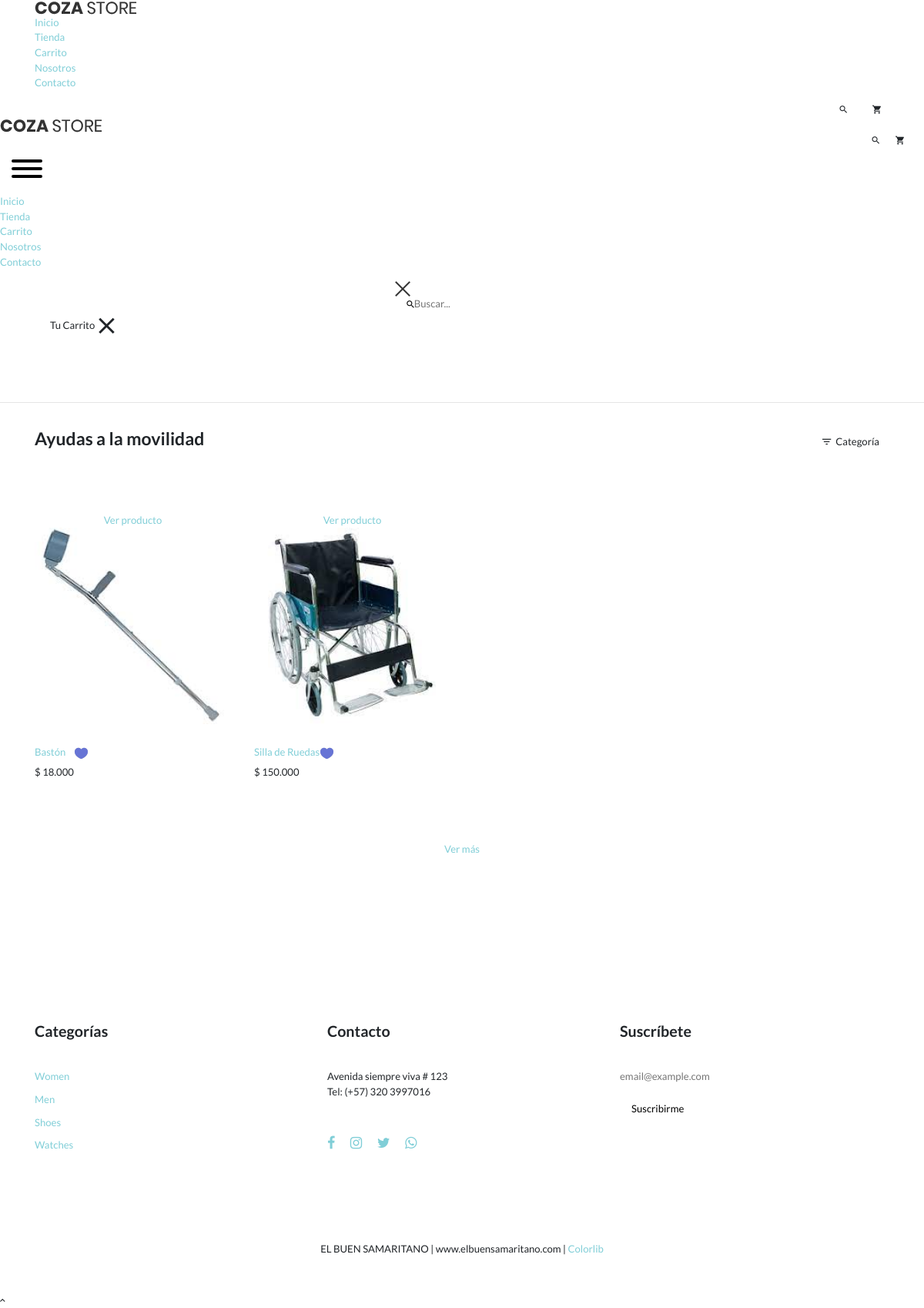
Page /tienda/categoria/2/ayudas-a-la-movilidad on the committed database.
### tables this page shows
CREATE TABLE `producto` (
  `idproducto` bigint(20) NOT NULL AUTO_INCREMENT PRIMARY KEY,
  `categoriaid` bigint(20) NOT NULL,
  `codigo` varchar(30) NOT NULL,
  `nombre` varchar(255) NOT NULL,
  `descripcion` text NOT NULL,
  `precio` bigint(20) NOT NULL,
  `stock` int(11) NOT NULL,
  `imagen` varchar(100) NOT NULL,
  `datecreated` datetime NOT NULL DEFAULT current_timestamp(),
  `ruta` varchar(255) NOT NULL,
  `status` int(11) NOT NULL DEFAULT 1
);

CREATE TABLE `empresa` (
  `idempresa` bigint(20) NOT NULL AUTO_INCREMENT PRIMARY KEY,
  `direccion` varchar(100) NOT NULL,
  `telefono` varchar(100) NOT NULL,
  `correo_empresa` varchar(100) NOT NULL,
  `correo_pedidos` varchar(100) NOT NULL,
  `nombre_remitente` varchar(100) NOT NULL,
  `correo_remitente` varchar(100) NOT NULL,
  `nombre_empresa` varchar(100) NOT NULL,
  `nombre_aplicacion` varchar(100) NOT NULL,
  `sitio_web` varchar(200) NOT NULL,
  `simbolo_moneda` varchar(10) NOT NULL,
  `moneda` varchar(10) NOT NULL,
  `divisa` varchar(10) NOT NULL,
  `separador_decimales` varchar(10) NOT NULL,
  `separador_miles_millones` varchar(10) NOT NULL,
  `status` int(11) NOT NULL
);

### Libraries/Core/Views.php (called while the page is built)
<?php
	class Views
	{
		function GetView($controller, $view, $data="")
		{
			$view = ucwords($view);
			$controller = get_class($controller);
			if($controller == "Home")
			{
				$view = "Views/".$view.".php";
			}else
			{
				$view = "Views/".$controller."/".$view.".php";
			}
			require_once($view);
		}
	}
?>

### index.php (called while the page is built, shortened)
<?php
	require_once("Helpers/Helpers.php");
	require_once("Libraries/Core/Load.php");
?>

### Libraries/Core/Mysql.php (called while the page is built, shortened)
<?php
	class Mysql extends Conexion
	{
		private $conexion;
		function __construct(){
			$this->conexion = new Conexion();
			$this->conexion = $this->conexion->conect();
		}
		public function Select(string $query)
		{
			$this->strQuery = $query;
			$result = $this->conexion->prepare($this->strQuery);
			$result->execute();
			$data = $result->fetch(PDO::FETCH_ASSOC);
			return $data;
		}
		public function SelectAll(string $query)
		{
			$this->strQuery = $query;
			$result = $this->conexion->prepare($this->strQuery);
			$result->execute();
			$data = $result->fetchall(PDO::FETCH_ASSOC);
			return $data;
		}
	}
?>

### Libraries/Core/Conexion.php (called while the page is built)
<?php
	class Conexion
	{
		private $conect;
		public function __construct(){
			$connectionString = "mysql:host=".DB_HOST.";dbname=".DB_NAME.";charset=".DB_CHARSET;
			try
			{
				$this->conect = new PDO($connectionString, DB_USER, DB_PASSWORD);
				$this->conect->setAttribute(PDO::ATTR_ERRMODE, PDO::ERRMODE_EXCEPTION);
			}catch(PDOException $e)
			{
				$this->conect = 'Error de conexión';
				echo "ERROR: ". $e->getMessage();
			}
		}
		public function conect(){
			return $this->conect;
		}
	}
?>

### Models/TProducto.php (called while the page is built, shortened)
<?php
require_once("Libraries/Core/Mysql.php");
	trait TProducto
	{
		public function GetProductosCategoriaT(int $idCategoria,string $ruta)
		{
			$this->con = new Mysql();
			$this->intIdCategoria = $idCategoria;
			$this->strRuta = $ruta;
			$sqlCat = "SELECT 	idcategoria,
								nombre
						FROM 	categoria
						WHERE 	idcategoria = {$this->intIdCategoria}";
			$request = $this->con->Select($sqlCat);
			if(!empty($request))
			{
				$this->strCategoria = $request['nombre'];
				$sql = "SELECT 	p.idproducto,
								p.codigo,
								p.nombre,
								p.descripcion,
								p.categoriaid,
								c.nombre as categoria,
								p.precio,
								p.ruta,
								p.stock
						FROM 		producto p
						INNER JOIN	categoria c
						ON 		p.categoriaid = c.idcategoria
						WHERE 	p.status = 1
						AND		p.categoriaid = {$this->intIdCategoria}
						AND		c.ruta = '{$this->strRuta}'";
				$request = $this->con->SelectAll($sql);
				if(count($request)>0)
				{
					for ($p=0; $p < count($request); $p++)
					{
						$intIdProducto = $request[$p]['idproducto'];
						$sqlImg = "SELECT 	productoid,
											img
									FROM 		imagen
									WHERE 	productoid = $intIdProducto";
						$requestImg = $this->con->SelectAll($sqlImg);
						if(count($requestImg)>0)
						{
							for ($i=0; $i < count($requestImg); $i++) {
								$requestImg[$i]['url_image'] = media().'/images/uploads/'.$requestImg[$i]['img'];
							}
						}
						$request[$p]['images'] = $requestImg;
					}
				}
				$request = array('idcategoria' => $this->intIdCategoria,
									'categoria' => $this->strCategoria,
									'productos' => $request
								);
			}
			return $request;
		}
	}
?>

### Helpers/Helpers.php (called while the page is built, shortened)
<?php
	function BaseUrl()
	{
		return BASE_URL;
	}
	function Media(){
		return BASE_URL."/Assets";
	}
	function FormatMoney($cantidad)
	{
        require_once('Models/ConfiguracionesModel.php');
    	$nombreApp = new ConfiguracionesModel();
    	$idEmpresa = 1;
    	$arrConfiguraciones = $nombreApp->DatosMoneda($idEmpresa);
		$cantidad = $arrConfiguraciones["simbolo_moneda"].' '.number_format($cantidad,0,$arrConfiguraciones["separador_decimales"],$arrConfiguraciones["separador_miles_millones"]);
		return $cantidad;
	}
?>

### Models/ConfiguracionesModel.php (called while the page is built, shortened)
<?php
	class ConfiguracionesModel extends Mysql
	{
        public function DatosMoneda(int $compañia)
		{
			$this->idEmpresa = $compañia;
			$sql = "SELECT separador_decimales, separador_miles_millones, simbolo_moneda,divisa, moneda FROM empresa WHERE idempresa = $this->idEmpresa";
			$request = $this->Select($sql);
			return $request;
		}
	}
?>

### Views/Tienda/Categoria.php (the view, shortened to what this page needs)
<?php
	$arrProductos = $data['productos'];
?>
<br><br><br>
<hr>
<div class="bg0 m-t-23 p-b-140">
	<div class="container">
		<div class="flex-w flex-sb-m p-b-52">
			<div class="flex-w flex-l-m filter-tope-group m-tb-10">
				<h3><?=$data['page_title']?></h3>
			</div>
			<div class="flex-w flex-c-m m-tb-10">
				<div class="flex-c-m stext-106 cl6 size-104 bor4 pointer hov-btn3 trans-04 m-r-8 m-tb-4 js-show-filter">
					<i class="icon-filter cl2 m-r-6 fs-15 trans-04 zmdi zmdi-filter-list"></i>
					 Categoría &nbsp;
				</div>
			</div>
		</div>
		<div class="row isotope-grid">
				<?php
		if(count($arrProductos)>0)
		{
			for ($i=0; $i < count($arrProductos); $i++)
			{
				$ruta = $arrProductos[$i]['ruta'];
				if(count($arrProductos[$i]['images'])>0)
				{
					$portada = $arrProductos[$i]['images'][0]['url_image'];
				}else
				{
					$portada = media().'/images/uploads/product.jpg';
				}
			?>
				<div class="col-sm-6 col-md-4 col-lg-3 p-b-35 isotope-item women">
					<div class="block2">
						<div class="block2-pic hov-img0">
							<img src="<?= $portada; ?>" alt="<?=$arrProductos[$i]['nombre']; ?>">
							<a href="<?=BaseUrl().'/tienda/producto/'.$arrProductos[$i]['idproducto'].'/'.$ruta;?>" class="block2-btn flex-c-m stext-103 cl2 size-102 bg0 bor2 hov-btn1 p-lr-15 trans-04">
								Ver producto
							</a>
						</div>
						<div class="block2-txt flex-w flex-t p-t-14">
							<div class="block2-txt-child1 flex-col-l ">
								<a href="<?= BaseUrl().'/tienda/producto/'.$arrProductos[$i]['idproducto'].'/'.$ruta;?>" class="stext-104 cl4 hov-cl1 trans-04 js-name-b2 p-b-6">
									<?=$arrProductos[$i]['nombre'];?>
								</a>
								<span class="stext-105 cl3">
									<?=FormatMoney($arrProductos[$i]['precio']);?>
								</span>
							</div>
							<div class="block2-txt-child2 flex-r p-t-3">
								<a href="#" class="btn-addwish-b2 dis-block pos-relative js-addwish-b2">
									<img class="icon-heart2 dis-block trans-04 ab-t-l" src="<?= media(); ?>/tienda/images/icons/icon-heart-02.png" alt="ICON">
								</a>
							</div>
						</div>
					</div>
				</div>
		<?php
			}
		}else
		{
			echo "No hay productos para mostrar";
		}
		?>
		</div>
		<div class="flex-c-m flex-w w-full p-t-45">
			<a href="#" class="flex-c-m stext-101 cl5 size-103 bg2 bor1 hov-btn1 p-lr-15 trans-04">
				Ver más
			</a>
		</div>
	</div>
</div>

### Assets/tienda/css/style.css (style rules this page uses)
.hov-img0 { height: 300px; overflow: hidden; display: flex; justify-content: center; flex-wrap: nowrap; align-content: stretch; flex-direction: column-reverse; }

### rows in the picture
producto: shows a picture, nombre "Bastón", precio.separador_miles_millones "$ 18.000"
producto: shows a picture, nombre "Silla de Ruedas", precio.separador_miles_millones "$ 150.000"

### other values in the picture
$data['page_title'] "Ayudas a la movilidad"
NOMBRE_EMPRESA "EL BUEN SAMARITANO"
WEB_EMPRESA "www.elbuensamaritano.com"
